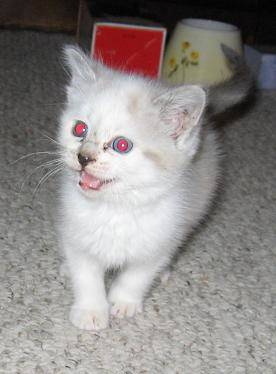
#> input picture test_set/cats/cat.4018.jpg, 276 x 374 px; its folder holds 3 pictures in this run
$ python logisticRegression.py   (older library calls are emulated)
#> lines starting #> are read from the running program, lines starting #| are printed output that depends on the picture
import numpy as np
import matplotlib.pyplot as plt
from pathlib import Path
from PIL import Image
from sklearn.linear_model import LogisticRegression
from sklearn.preprocessing import StandardScaler
from sklearn.pipeline import Pipeline
from sklearn.metrics import accuracy_score, confusion_matrix, ConfusionMatrixDisplay
import joblib
from skimage import feature

# ---------------- CONFIG ----------------
DATASET_PATH = "D:/practice/test_set"
IMG_SIZE = (128, 128)

# ---------------- HOG ----------------
def extract_hog(img):
    img = img.astype("float32") / 255.0

    try:
        return feature.hog(
            img,
            orientations=9,
            pixels_per_cell=(8, 8),
            cells_per_block=(2, 2),
            channel_axis=-1,
            feature_vector=True
        )
    except TypeError:
        return feature.hog(
            img,
            orientations=9,
            pixels_per_cell=(8, 8),
            cells_per_block=(2, 2),
            multichannel=True,
            feature_vector=True
        )

# ---------------- LOAD IMAGE ----------------
def load_image(path):
    try:
        return np.array(Image.open(path).convert("RGB").resize(IMG_SIZE))
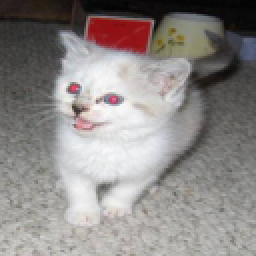
#> returned value: shape (128, 128, 3) (shown 2 times larger); mean of channels 0, 1, 2 142.1, 137.2, 135.4; drawn as R, G, B
    except:
        return None

# ---------------- DATASET ----------------
def load_dataset(path):
    path = Path(path)
    classes = sorted([d for d in path.iterdir() if d.is_dir()])  # ✅ FIX: sorted

    label_map = {c.name.lower(): i for i, c in enumerate(classes)}
    inv_label_map = {v: k for k, v in label_map.items()}

    X, y = [], []

    for c in classes:
        for img_path in c.glob("*"):
            if img_path.suffix.lower() in [".jpg", ".png", ".jpeg"]:
                img = load_image(img_path)
                if img is None:
                    continue
                X.append(extract_hog(img))
                y.append(label_map[c.name.lower()])
#> pass 2 of the loop in load_dataset, `for c in classes:`:
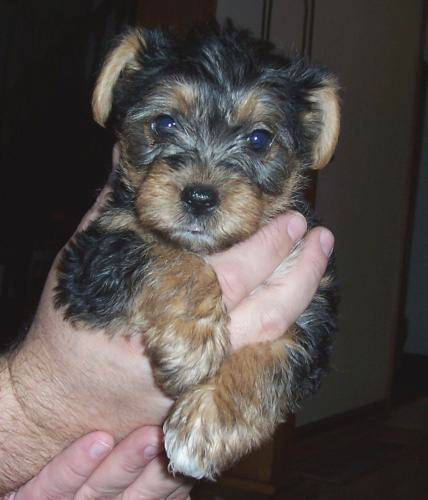
#> input picture test_set/dogs/dog.4002.jpg, 428 x 500 px
#> in load_image (call 4), `return np.array(Image.open(path).convert("RGB").resize(IMG_SIZE))`:
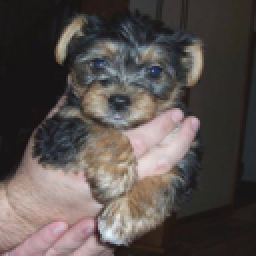
#> returned value: shape (128, 128, 3) (shown 2 times larger); mean of channels 0, 1, 2 87, 79.3, 76.5; drawn as R, G, B

    X = np.array(X)
    y = np.array(y)

    # Shuffle
    idx = np.random.permutation(len(X))
    X, y = X[idx], y[idx]

    split = int(0.8 * len(X))
    return (X[:split], y[:split]), (X[split:], y[split:]), label_map, inv_label_map

# ---------------- TRAIN ----------------
def train_model(X, y):
    model = Pipeline([
        ("scaler", StandardScaler()),
        ("clf", LogisticRegression(max_iter=2000))
    ])
    model.fit(X, y)
    return model

# ---------------- EVALUATE ----------------
def evaluate(model, X, y, name, inv_label_map):
#> called with X = array of shape (3, 8100), y = array of shape (3,), name = 'Train'
    pred = model.predict(X)

    acc = accuracy_score(y, pred)
    print(f"{name} Accuracy: {acc * 100:.2f}%")

    labels = np.unique(y)
    display_labels = [inv_label_map[i] for i in labels]

    cm = confusion_matrix(y, pred, labels=labels)

    plt.figure(figsize=(6, 5))
    disp = ConfusionMatrixDisplay(
        confusion_matrix=cm,
        display_labels=display_labels
    )
    disp.plot(cmap="Blues", values_format='d')
    plt.title(f"{name} Confusion Matrix")
    plt.show()
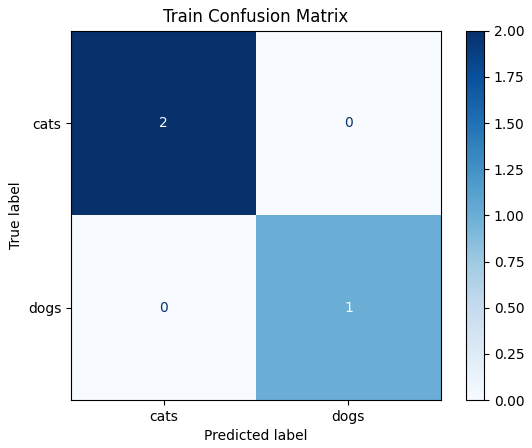
#> figure drawn by matplotlib, 2 panels
#> call 2 of evaluate, with X = array of shape (1, 8100), y = array of shape (1,), name = 'Test'
#> in evaluate (call 2), `plt.show()`:
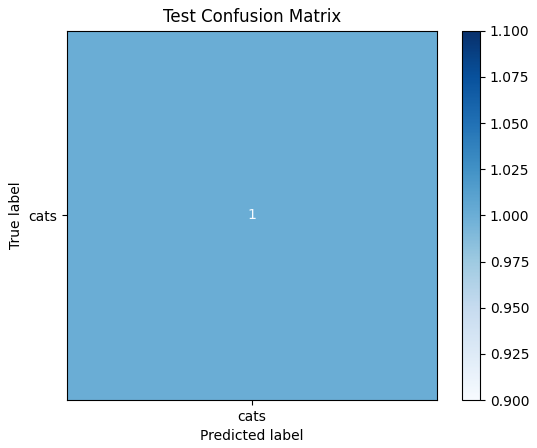
#> figure drawn by matplotlib, 2 panels

# ---------------- PREDICT ----------------
def predict_image(path, model, label_map, inv_label_map):
    print("\nPredicting:", path)

    img = load_image(path)
    if img is None:
        print("Error loading image")
        return

    feat = extract_hog(img).reshape(1, -1)

    pred = model.predict(feat)[0]
    prob = model.predict_proba(feat)[0]

    label_name = inv_label_map[pred]
    conf = prob[pred]

    print(f"Result: {label_name.upper()} ({conf * 100:.2f}%)")

    # ---------------- IMAGE ----------------
    fig, ax = plt.subplots()
    ax.imshow(img)
    ax.set_title(f"{label_name.upper()} ({conf*100:.1f}%)")
    ax.axis("off")

    # ---------------- CONFIDENCE BAR ----------------
    classes = list(inv_label_map.values())
    probs = prob

    plt.figure(figsize=(5, 3))
    plt.bar(classes, probs)
    plt.title("Confidence Scores")
    plt.ylim(0, 1)
    plt.show()

# ---------------- MAIN ----------------
if __name__ == "__main__":

    (X_train, y_train), (X_test, y_test), label_map, inv_label_map = load_dataset(DATASET_PATH)

    model = train_model(X_train, y_train)

    print("\nEVALUATION:")
    evaluate(model, X_train, y_train, "Train", inv_label_map)
    evaluate(model, X_test, y_test, "Test", inv_label_map)

    joblib.dump(model, "cat_dog_model.pkl")
    print("\nModel saved.")

    # ---------------- TEST ----------------
    predict_image("D:/practice/test_set/dogs/dog.4001.jpg", model, label_map, inv_label_map)
    predict_image("D:/practice/test_set/cats/cat.4001.jpg", model, label_map, inv_label_map)
